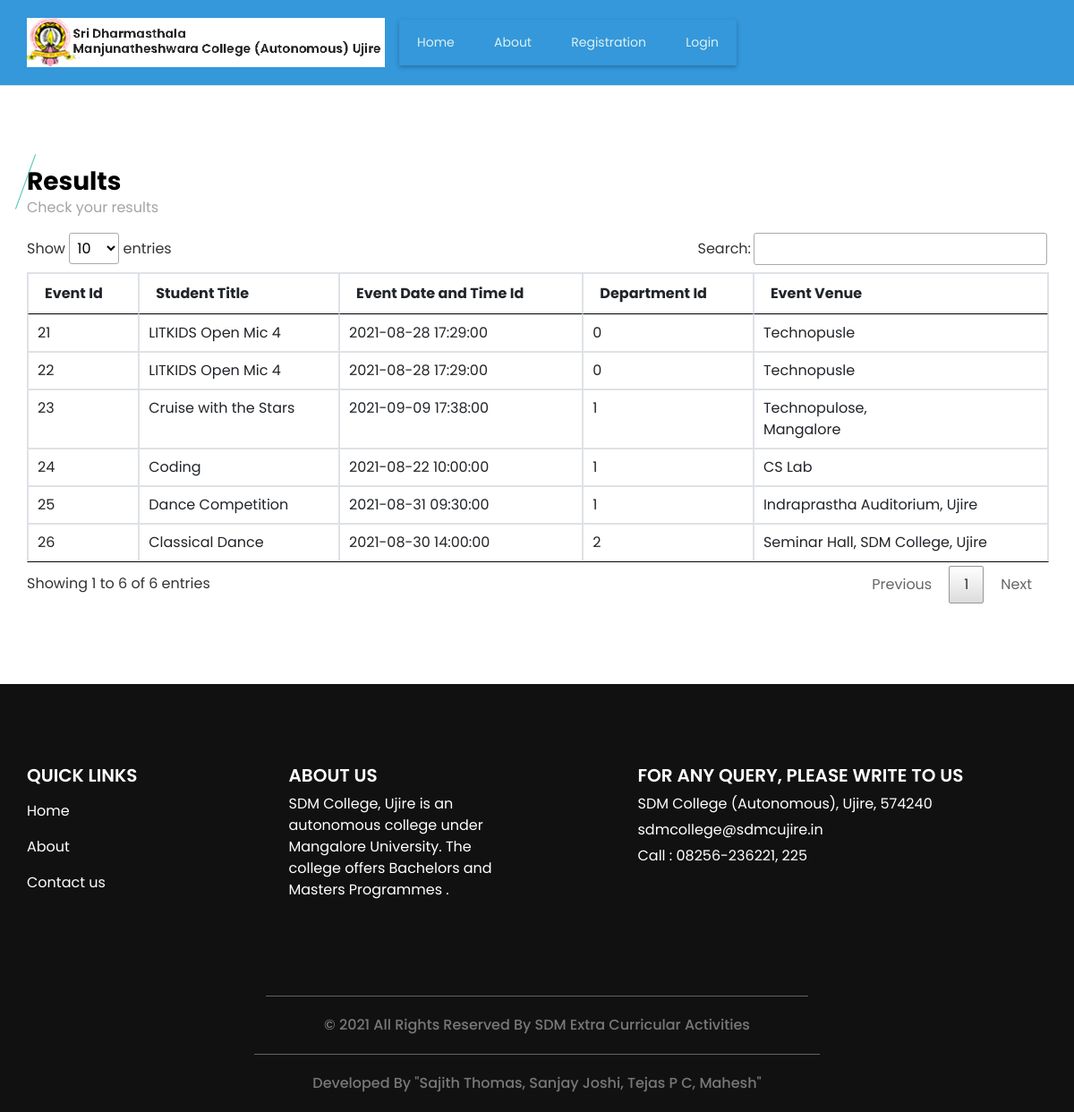
The app's page /event_display.php with its own data.
### tables this page shows
CREATE TABLE `event` (
  `event_id` bigint(20) NOT NULL,
  `event_type_id` int(11) NOT NULL,
  `event_participation_type` varchar(25) NOT NULL COMMENT 'Single, Team',
  `no_of_participants` int(11) NOT NULL,
  `event_title` varchar(300) NOT NULL,
  `event_description` text NOT NULL,
  `event_rules` text NOT NULL,
  `event_banner` varchar(300) NOT NULL,
  `department_id` int(11) NOT NULL,
  `club` varchar(25) NOT NULL COMMENT 'if department not selected then it will come under club',
  `course_id` int(11) NOT NULL,
  `st_class` varchar(20) NOT NULL,
  `event_date_time` datetime NOT NULL,
  `event_venue` text NOT NULL,
  `staff_id` int(11) NOT NULL,
  `participation_limit` int(11) NOT NULL,
  `event_status` varchar(10) NOT NULL
);

### event_display.php (the view, shortened to what this page needs)
<?php
include("header.php");
?>
  <section class="event_section layout_padding">
    <div class="container">
      <div class="heading_container">
        <h3>
         Results
        </h3>
        <p>
         Check your results
        </p>
      </div>
      <div class="event_container">
        <div class="">
<table id="datatableplugin" class="table table-bordered">
	<thead>
		<tr>
			<th>Event Id</th>
			<th>Student Title</th>
			<th>Event Date and Time Id</th>
			<th>Department Id</th>
			<th>Event Venue</th>
		</tr>
	</thead>
	<tbody>
		<?php
		$sqlview = "SELECT * FROM  event";
		$qsqlview = mysqli_query($con,$sqlview);
		while($rsview = mysqli_fetch_array($qsqlview))
		{
			echo "<tr>
				<td>$rsview[event_id]</td>
				<td>$rsview[event_title]</td>
				<td>$rsview[event_date_time]</td>
				<td>$rsview[department_id]</td>
				<td>$rsview[event_venue]</td>
			</tr>";
		}
		?>
	</tbody>
</table>
        </div>
      </div>
    </div>
  </section>
<?php
include("footer.php");
?>

### css/style.css (style rules this page uses)
body { font-family: "Poppins", sans-serif; color: #000000; background-color: #ffffff; }
.layout_padding { padding: 90px 0; }
.heading_container { display: -webkit-box; display: -ms-flexbox; display: flex; -webkit-box-orient: vertical; -webkit-box-direction: normal; -ms-flex-direction: column; flex-direction: column; -webkit-box-align: start; -ms-flex-align: start; align-items: flex-start; }
.heading_container h3 { font-weight: bold; position: relative; margin-bottom: 15px; }
.heading_container h3::before { content: ""; position: absolute; top: 50%; left: 2px; width: 1px; height: 65px; background-color: #4bc5b8; -webkit-transform: translateY(-50%) rotate(20deg); transform: translateY(-50%) rotate(20deg); }
.event_section .heading_container h3 { margin-bottom: 0; }
.event_section .heading_container h3::before { left: -2px; }
.event_section p { color: #a4a4a4; }

### css/responsive.css (style rules this page uses)
@media (min-width: 1200px) { .container { max-width: 1170px; } }

### records on screen
event: event_id "21", event_title "LITKIDS Open Mic 4", event_date_time "2021-08-28 17:29:00", department "0", event_venue "Technopusle"
event: event_id "22", event_title "LITKIDS Open Mic 4", event_date_time "2021-08-28 17:29:00", department "0", event_venue "Technopusle"
event: event_id "23", event_title "Cruise with the Stars", event_date_time "2021-09-09 17:38:00", department "1", event_venue "Technopulose, Mangalore"
event: event_id "24", event_title "Coding", event_date_time "2021-08-22 10:00:00", department "1", event_venue "CS Lab"
event: event_id "25", event_title "Dance Competition", event_date_time "2021-08-31 09:30:00", department "1", event_venue "Indraprastha Auditorium, Ujire"
event: event_id "26", event_title "Classical Dance", event_date_time "2021-08-30 14:00:00", department "2", event_venue "Seminar Hall, SDM College, Ujire"
